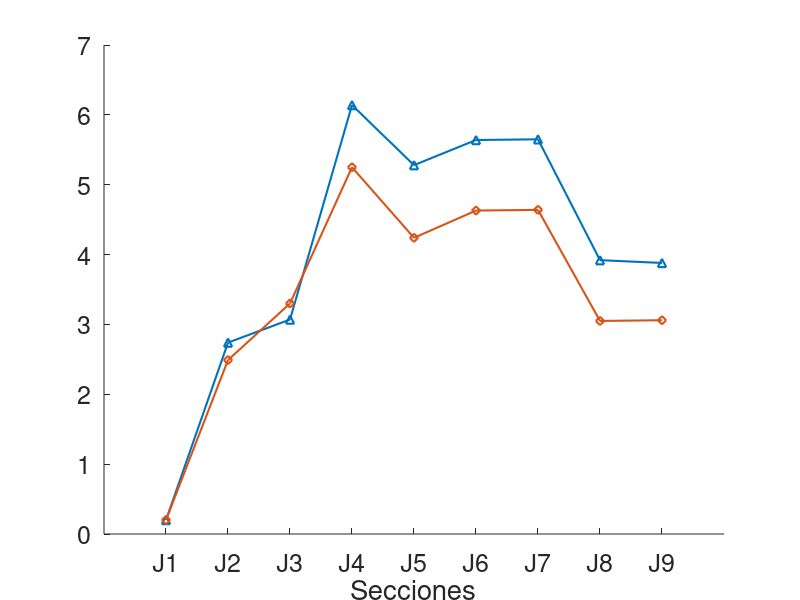

Here is the MATLAB script that generated this plot: (Note: this script raises an error after producing the figure.)
%IN THIS SCRPT I WILL GENERATE ALL GRAPHICS FOR THE PAPER

%% COMPARATION BEWTEEN ADAPTAIVE AND NOT ADAPTATIVE METHOD

% %without adaptation stage
% results_case1_case1 = [0 3.73 4.17 4.28 3.76 3.6 3.58 2.19 2.27];
% results_case1_case2 = [0 3.88 4.16 4.91 3.98 4.59 4.56 2.77 2.93];
% results_case1_case3 = [0 3.76 5.31 9.53 7.83 10.22 10.2 7.03 7.22];
% results_case1_case4 = [0 3.3 4.1 6.15 5.1 5.93 5.93 3.39 3.37];
% 
% 
% results_casesum_case1 = [0 3.81 15.2 3.84 14.86 2.47 2.46 1.53 1.56];
% results_casesum_case2 = [0 3.86 14.54 4.24 14.33 3.38 3.35 2.03 2.16];
% results_casesum_case3 = [0 3.59 10.54 7.9 10.53 8.37 8.35 5.85 6];
% results_casesum_case4 = [0 3.26 13.55 4.46 13.22 3.83 3.83 2.3 2.29];
% 
% %wit adaptation stage
% results_case1ad_case1 = [0.2 3.2 3.33 4.52 3.92 3.59 3.59 2.04 1.96];
% results_case1ad_case2 = [0.5 3.23 3.65 5.1 4.11 4.46 4.45 2.96 2.99];
% results_case1ad_case3 = [0.5 2.64 3.86 7.84 7.19 7.84 7.84 6.35 6.19];
% results_case1ad_case4 = [0.2 2.74 3.07 6.14 5.28 5.64 5.65 3.92 3.88];
% 
% 
% results_casesumad_case1 = [0.2 3.49 15.09 4.68 14.86 3.31 3.31 1.76 1.82];
% results_casesumad_case2 = [0.2 3.44 14.45 5.07 14.33 4.04 4.03 2.66 2.67];
% results_casesumad_case3 = [0.2 2.67 10.45 6.69 10.53 6.46 6.46 5.2 5.1];
% results_casesumad_case4 = [0.2 2.93 13.46 5.92 13.22 5.13 5.15 3.53 3.46];

results_case1ad_case1 = [0.2 3.2 3.33 4.52 3.92 3.59 3.59 2.04 1.96];
results_case1ad_case2 = [0.5 3.23 3.65 5.1 4.11 4.46 4.45 2.96 2.99];
results_case1ad_case3 = [0.5 2.64 3.86 7.84 7.19 7.84 7.84 6.35 6.19];
results_case1ad_case4 = [0.2 2.74 3.07 6.14 5.28 5.64 5.65 3.92 3.88];


results_casesumad_case1 = [0.2 3 3.7 4.04 3.66 2.89 2.89 1.68 1.7];
results_casesumad_case2 = [0.2 2.96 3.54 4.36 3.79 3.48 3.48 2.33 2.36];
results_casesumad_case3 = [0.2 2.37 3.51 6.35 5.99 6.21 6.21 5.01 4.9];
results_casesumad_case4 = [0.2 2.49 3.3 5.25 4.24 4.63 4.64 3.05 3.06];

secciones = {'J1','J2','J3','J4', 'J5','J6','J7','J8', 'J9'};

figure;

ymin = 0;
ymax = 8;

% subplot(4,1,1);
hold on;

% plot(results_case1_case1, '-o', 'DisplayName', 'Método A', 'LineWidth',1.5);
% plot(results_casesum_case1, '-s', 'DisplayName', 'Método B', 'LineWidth',1.5);
% plot(results_case1ad_case1, '-^', 'DisplayName', 'Using First Signal', 'LineWidth',1.5);
% plot(results_casesumad_case1, '-d', 'DisplayName', 'Using Second Signal', 'LineWidth',1.5);
% set(gca, 'FontSize', 18); 
% xticks(1:9);
% xticklabels(secciones);
% xlabel('Indicators','Interpreter','latex', FontSize=20);
% ylabel('Measured','Interpreter','latex', FontSize=20);
% ylim([ymin ymax]);
% legend('Location', 'best');
% grid on;
% hold off;

% 
% subplot(4,1,2);
% 
hold on;

% plot(results_case1_case2, '-o', 'DisplayName', 'Método A', 'LineWidth',1.5);
% plot(results_casesum_case2, '-s', 'DisplayName', 'Método B', 'LineWidth',1.5);
% plot(results_case1ad_case2, '-^', 'DisplayName', 'Método C', 'LineWidth',1.5);
% plot(results_casesumad_case2, '-d', 'DisplayName', 'Método D', 'LineWidth',1.5);
% set(gca, 'FontSize', 18); 
% xticks(1:9);
% xticklabels(secciones);
% xlabel('Indicators','Interpreter','latex', FontSize=20);
% ylabel('Measured','Interpreter','latex', FontSize=20);
% ylim([ymin ymax]);
% 
% grid on;
% hold off;

% 
% subplot(4,1,3);

hold on;
set(gca, 'FontSize', 18); 
% 
% plot(results_case1_case3, '-o', 'DisplayName', 'Método A', 'LineWidth',1.5);
% plot(results_casesum_case3, '-s', 'DisplayName', 'Método B', 'LineWidth',1.5);
% plot(results_case1ad_case3, '-^', 'DisplayName', 'Método C', 'LineWidth',1.5);
% plot(results_casesumad_case3, '-d', 'DisplayName', 'Método D', 'LineWidth',1.5);
% 
% xticks(1:9);
% xticklabels(secciones);
% xlabel('Indicators','Interpreter','latex', FontSize=20);
% ylabel('Measured','Interpreter','latex', FontSize=20);
% ylim([ymin ymax]);
% 
% grid on;
% hold off;
% 
% 
% 
% subplot(4,1,4);

hold on;
set(gca, 'FontSize', 18); 
% plot(results_case1_case4, '-o', 'DisplayName', 'Método A', 'LineWidth',1.5);
% plot(results_casesum_case4, '-s', 'DisplayName', 'Método B', 'LineWidth',1.5);
plot(results_case1ad_case4, '-^', 'DisplayName', 'Método C', 'LineWidth',1.5);
plot(results_casesumad_case4, '-d', 'DisplayName', 'Método D', 'LineWidth',1.5);

xticks(1:9);
xticklabels(secciones);
xlabel('Secciones');
xlabel('Indicators','Interpreter','latex', FontSize=20);
ylabel('Measured','Interpreter','latex', FontSize=20);

grid on;
hold off;
